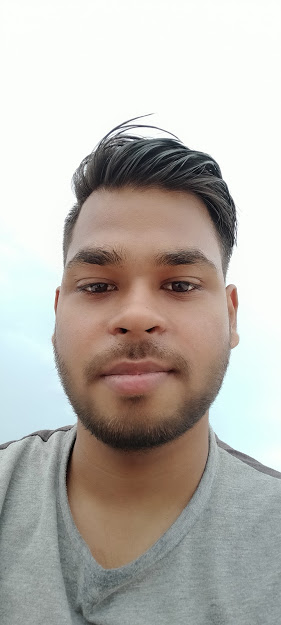
#> input picture image2.jpg, 281 x 625 px
$ python pencil-sketch.py
#> lines starting #> are read from the running program, lines starting #| are printed output that depends on the picture
import cv2
import sys

image = cv2.imread("image2.jpg")
#> image is the input picture: shape (625, 281, 3); mean B, G, R 173.5, 179.5, 184.2
grayImage = cv2.cvtColor(image, cv2.COLOR_BGR2GRAY)
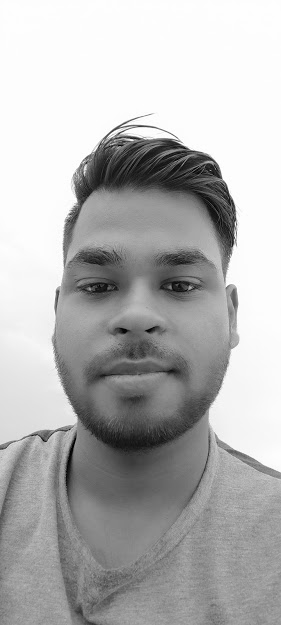
#> grayImage: shape (625, 281); min 0, max 255, mean 180.2
grayImageInv = 255 - grayImage
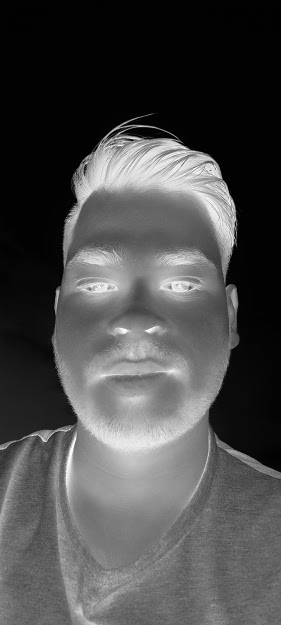
#> grayImageInv: shape (625, 281); min 0, max 255, mean 74.8
grayImageInv = cv2.GaussianBlur(grayImageInv, (21, 21), 0)
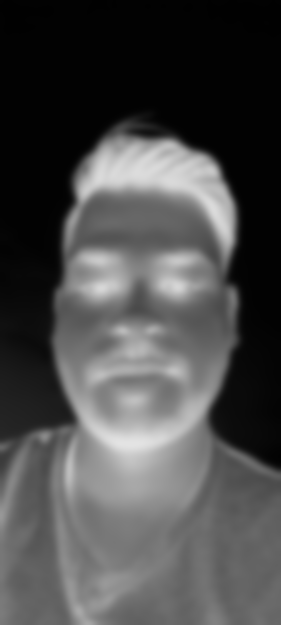
#> grayImageInv: shape (625, 281); min 1, max 227, mean 74.8
output = cv2.divide(grayImage, 255 - grayImageInv, scale=256.0)
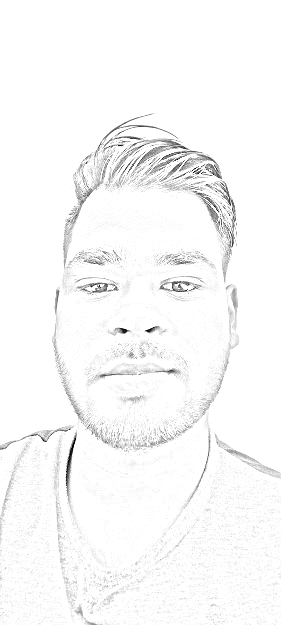
#> output: shape (625, 281); min 0, max 255, mean 248.7
cv2.namedWindow("image", cv2.WINDOW_AUTOSIZE)
cv2.namedWindow("pencilSketch", cv2.WINDOW_AUTOSIZE)
cv2.imshow("image", image)
cv2.imshow("pencilSketch", output)
cv2.waitKey(0)
cv2.destroyAllWindows()
